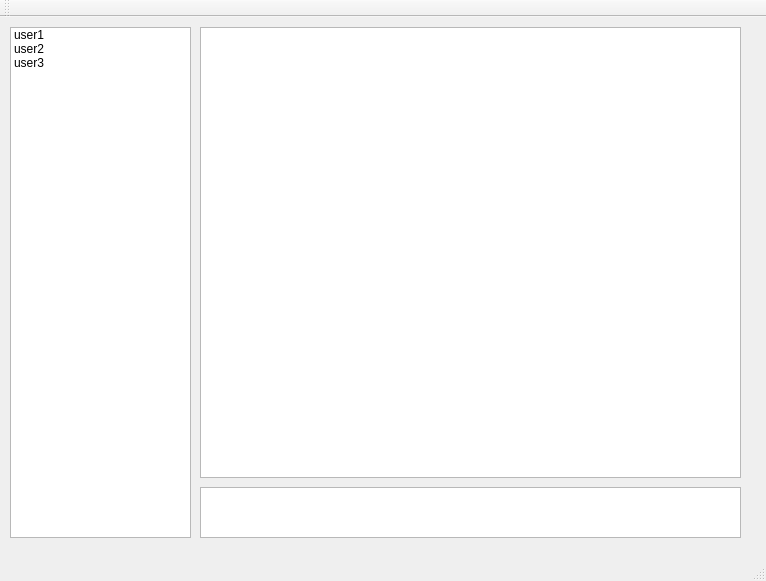
<?xml version="1.0" encoding="UTF-8"?>
<ui version="4.0">
 <class>MainWindow</class>
 <widget class="QMainWindow" name="MainWindow">
  <property name="geometry">
   <rect>
    <x>0</x>
    <y>0</y>
    <width>766</width>
    <height>581</height>
   </rect>
  </property>
  <property name="windowTitle">
   <string>MainWindow</string>
  </property>
  <widget class="QWidget" name="centralWidget">
   <widget class="QPlainTextEdit" name="messageBox">
    <property name="geometry">
     <rect>
      <x>200</x>
      <y>470</y>
      <width>541</width>
      <height>51</height>
     </rect>
    </property>
   </widget>
   <widget class="QTextBrowser" name="chatMessages">
    <property name="geometry">
     <rect>
      <x>200</x>
      <y>10</y>
      <width>541</width>
      <height>451</height>
     </rect>
    </property>
   </widget>
   <widget class="QListWidget" name="usersList">
    <property name="geometry">
     <rect>
      <x>10</x>
      <y>10</y>
      <width>181</width>
      <height>511</height>
     </rect>
    </property>
    <item>
     <property name="text">
      <string>user1</string>
     </property>
    </item>
    <item>
     <property name="text">
      <string>user2</string>
     </property>
    </item>
    <item>
     <property name="text">
      <string>user3</string>
     </property>
    </item>
   </widget>
  </widget>
  <widget class="QMenuBar" name="menuBar">
   <property name="geometry">
    <rect>
     <x>0</x>
     <y>0</y>
     <width>766</width>
     <height>26</height>
    </rect>
   </property>
  </widget>
  <widget class="QToolBar" name="mainToolBar">
   <attribute name="toolBarArea">
    <enum>TopToolBarArea</enum>
   </attribute>
   <attribute name="toolBarBreak">
    <bool>false</bool>
   </attribute>
  </widget>
  <widget class="QStatusBar" name="statusBar"/>
 </widget>
 <layoutdefault spacing="6" margin="11"/>
 <resources/>
 <connections/>
</ui>
